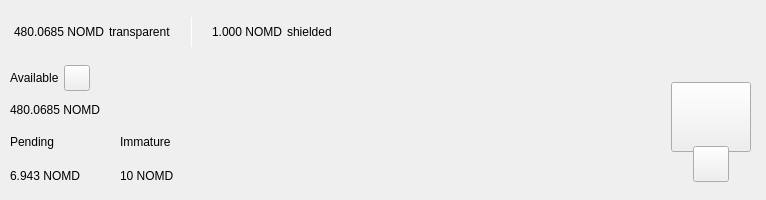
<?xml version="1.0" encoding="UTF-8"?>
<ui version="4.0">
 <class>TopBar</class>
 <widget class="QWidget" name="TopBar">
  <property name="geometry">
   <rect>
    <x>0</x>
    <y>0</y>
    <width>734</width>
    <height>200</height>
   </rect>
  </property>
  <property name="minimumSize">
   <size>
    <width>0</width>
    <height>200</height>
   </size>
  </property>
  <property name="maximumSize">
   <size>
    <width>16777215</width>
    <height>200</height>
   </size>
  </property>
  <property name="windowTitle">
   <string>Form</string>
  </property>
  <layout class="QVBoxLayout" name="verticalLayout_10" stretch="0">
   <property name="spacing">
    <number>0</number>
   </property>
   <property name="leftMargin">
    <number>0</number>
   </property>
   <property name="topMargin">
    <number>0</number>
   </property>
   <property name="rightMargin">
    <number>0</number>
   </property>
   <property name="bottomMargin">
    <number>0</number>
   </property>
   <item>
    <widget class="PFBorderImage" name="containerTop">
     <layout class="QVBoxLayout" name="verticalLayout_11">
      <property name="spacing">
       <number>0</number>
      </property>
      <property name="leftMargin">
       <number>0</number>
      </property>
      <property name="topMargin">
       <number>0</number>
      </property>
      <property name="rightMargin">
       <number>0</number>
      </property>
      <property name="bottomMargin">
       <number>0</number>
      </property>
      <item>
       <widget class="QWidget" name="top_container_2" native="true">
        <property name="minimumSize">
         <size>
          <width>0</width>
          <height>65</height>
         </size>
        </property>
        <layout class="QHBoxLayout" name="top_container">
         <property name="spacing">
          <number>0</number>
         </property>
         <property name="leftMargin">
          <number>14</number>
         </property>
         <property name="topMargin">
          <number>0</number>
         </property>
         <property name="rightMargin">
          <number>14</number>
         </property>
         <property name="bottomMargin">
          <number>0</number>
         </property>
         <item alignment="Qt::AlignVCenter">
          <widget class="QWidget" name="widgetTopAmount" native="true">
           <property name="sizePolicy">
            <sizepolicy hsizetype="Preferred" vsizetype="Maximum">
             <horstretch>0</horstretch>
             <verstretch>0</verstretch>
            </sizepolicy>
           </property>
           <layout class="QHBoxLayout" name="horizontalLayout_5">
            <property name="spacing">
             <number>5</number>
            </property>
            <property name="leftMargin">
             <number>0</number>
            </property>
            <property name="topMargin">
             <number>0</number>
            </property>
            <property name="rightMargin">
             <number>0</number>
            </property>
            <property name="bottomMargin">
             <number>0</number>
            </property>
            <item alignment="Qt::AlignTop">
             <widget class="QLabel" name="labelAmountTopNomd">
              <property name="minimumSize">
               <size>
                <width>0</width>
                <height>36</height>
               </size>
              </property>
              <property name="styleSheet">
               <string notr="true">padding:0px;margin:0px;</string>
              </property>
              <property name="text">
               <string notr="true">480.0685 NOMD</string>
              </property>
             </widget>
            </item>
            <item>
             <widget class="QLabel" name="labelTrans">
              <property name="text">
               <string>transparent</string>
              </property>
             </widget>
            </item>
            <item>
             <spacer name="horizontalSpacer_11">
              <property name="orientation">
               <enum>Qt::Horizontal</enum>
              </property>
              <property name="sizeType">
               <enum>QSizePolicy::Fixed</enum>
              </property>
              <property name="sizeHint" stdset="0">
               <size>
                <width>15</width>
                <height>20</height>
               </size>
              </property>
             </spacer>
            </item>
            <item alignment="Qt::AlignVCenter">
             <widget class="QLabel" name="typeSpacerTop">
              <property name="minimumSize">
               <size>
                <width>1</width>
                <height>30</height>
               </size>
              </property>
              <property name="maximumSize">
               <size>
                <width>1</width>
                <height>30</height>
               </size>
              </property>
              <property name="styleSheet">
               <string notr="true">background-color:white;
padding:0px;
border:none;</string>
              </property>
              <property name="text">
               <string/>
              </property>
             </widget>
            </item>
            <item>
             <spacer name="horizontalSpacer_12">
              <property name="orientation">
               <enum>Qt::Horizontal</enum>
              </property>
              <property name="sizeType">
               <enum>QSizePolicy::Fixed</enum>
              </property>
              <property name="sizeHint" stdset="0">
               <size>
                <width>15</width>
                <height>20</height>
               </size>
              </property>
             </spacer>
            </item>
            <item alignment="Qt::AlignTop">
             <widget class="QLabel" name="labelAmountTopShieldedNomd">
              <property name="minimumSize">
               <size>
                <width>0</width>
                <height>36</height>
               </size>
              </property>
              <property name="text">
               <string notr="true">1.000 NOMD</string>
              </property>
             </widget>
            </item>
            <item>
             <widget class="QLabel" name="labelShield">
              <property name="text">
               <string>shielded</string>
              </property>
             </widget>
            </item>
           </layout>
          </widget>
         </item>
         <item>
          <spacer name="horizontalSpacer">
           <property name="orientation">
            <enum>Qt::Horizontal</enum>
           </property>
           <property name="sizeHint" stdset="0">
            <size>
             <width>40</width>
             <height>20</height>
            </size>
           </property>
          </spacer>
         </item>
         <item>
          <layout class="QHBoxLayout" name="horizontalLayout_4">
           <property name="spacing">
            <number>12</number>
           </property>
           <property name="rightMargin">
            <number>0</number>
           </property>
           <item alignment="Qt::AlignRight">
            <widget class="QWidget" name="layoutSync" native="true">
             <property name="minimumSize">
              <size>
               <width>0</width>
               <height>36</height>
              </size>
             </property>
             <property name="maximumSize">
              <size>
               <width>16777215</width>
               <height>36</height>
              </size>
             </property>
             <layout class="QVBoxLayout" name="verticalLayout_9">
              <property name="leftMargin">
               <number>0</number>
              </property>
              <property name="topMargin">
               <number>0</number>
              </property>
              <property name="rightMargin">
               <number>0</number>
              </property>
              <property name="bottomMargin">
               <number>0</number>
              </property>
              <item>
               <widget class="ExpandableButton" name="pushButtonSync" native="true">
                <property name="minimumSize">
                 <size>
                  <width>36</width>
                  <height>36</height>
                 </size>
                </property>
                <property name="maximumSize">
                 <size>
                  <width>16777215</width>
                  <height>36</height>
                 </size>
                </property>
               </widget>
              </item>
             </layout>
            </widget>
           </item>
           <item>
            <widget class="ExpandableButton" name="pushButtonHDUpgrade" native="true">
             <property name="minimumSize">
              <size>
               <width>36</width>
               <height>36</height>
              </size>
             </property>
            </widget>
           </item>
           <item>
            <widget class="ExpandableButton" name="pushButtonStack" native="true">
             <property name="minimumSize">
              <size>
               <width>36</width>
               <height>36</height>
              </size>
             </property>
            </widget>
           </item>
           <item>
            <widget class="ExpandableButton" name="pushButtonColdStaking" native="true">
             <property name="minimumSize">
              <size>
               <width>36</width>
               <height>36</height>
              </size>
             </property>
            </widget>
           </item>
           <item>
            <widget class="ExpandableButton" name="pushButtonConnection" native="true">
             <property name="minimumSize">
              <size>
               <width>36</width>
               <height>36</height>
              </size>
             </property>
            </widget>
           </item>
           <item>
            <widget class="ExpandableButton" name="pushButtonTor" native="true">
             <property name="minimumSize">
              <size>
               <width>36</width>
               <height>36</height>
              </size>
             </property>
            </widget>
           </item>
           <item>
            <widget class="ExpandableButton" name="pushButtonLock" native="true">
             <property name="sizePolicy">
              <sizepolicy hsizetype="Expanding" vsizetype="Expanding">
               <horstretch>0</horstretch>
               <verstretch>0</verstretch>
              </sizepolicy>
             </property>
             <property name="minimumSize">
              <size>
               <width>36</width>
               <height>0</height>
              </size>
             </property>
            </widget>
           </item>
           <item>
            <widget class="ExpandableButton" name="pushButtonTheme" native="true">
             <property name="minimumSize">
              <size>
               <width>36</width>
               <height>36</height>
              </size>
             </property>
             <property name="maximumSize">
              <size>
               <width>16777215</width>
               <height>36</height>
              </size>
             </property>
            </widget>
           </item>
           <item>
            <widget class="ExpandableButton" name="pushButtonFAQ" native="true">
             <property name="minimumSize">
              <size>
               <width>36</width>
               <height>36</height>
              </size>
             </property>
            </widget>
           </item>
          </layout>
         </item>
        </layout>
       </widget>
      </item>
      <item>
       <widget class="QWidget" name="bottom_container" native="true">
        <property name="minimumSize">
         <size>
          <width>0</width>
          <height>135</height>
         </size>
        </property>
        <layout class="QHBoxLayout" name="botton_container">
         <property name="leftMargin">
          <number>10</number>
         </property>
         <property name="topMargin">
          <number>0</number>
         </property>
         <property name="rightMargin">
          <number>10</number>
         </property>
         <property name="bottomMargin">
          <number>10</number>
         </property>
         <item>
          <layout class="QVBoxLayout" name="verticalLayout_7">
           <property name="spacing">
            <number>0</number>
           </property>
           <property name="leftMargin">
            <number>0</number>
           </property>
           <property name="rightMargin">
            <number>30</number>
           </property>
           <item>
            <layout class="QVBoxLayout" name="verticalLayout_2">
             <item>
              <layout class="QHBoxLayout" name="horizontalLayoutContainerAvailable">
               <property name="spacing">
                <number>5</number>
               </property>
               <item>
                <widget class="QLabel" name="labelTitle1">
                 <property name="text">
                  <string>Available</string>
                 </property>
                </widget>
               </item>
               <item>
                <widget class="QPushButton" name="pushButtonBalanceInfo">
                 <property name="minimumSize">
                  <size>
                   <width>26</width>
                   <height>26</height>
                  </size>
                 </property>
                 <property name="maximumSize">
                  <size>
                   <width>26</width>
                   <height>26</height>
                  </size>
                 </property>
                 <property name="mouseTracking">
                  <bool>true</bool>
                 </property>
                 <property name="focusPolicy">
                  <enum>Qt::NoFocus</enum>
                 </property>
                 <property name="text">
                  <string notr="true"/>
                 </property>
                 <property name="iconSize">
                  <size>
                   <width>24</width>
                   <height>24</height>
                  </size>
                 </property>
                 <property name="shortcut">
                  <string notr="true"/>
                 </property>
                </widget>
               </item>
               <item>
                <spacer name="horizontalSpacer_4">
                 <property name="orientation">
                  <enum>Qt::Horizontal</enum>
                 </property>
                 <property name="sizeType">
                  <enum>QSizePolicy::MinimumExpanding</enum>
                 </property>
                 <property name="sizeHint" stdset="0">
                  <size>
                   <width>20</width>
                   <height>20</height>
                  </size>
                 </property>
                </spacer>
               </item>
              </layout>
             </item>
             <item>
              <widget class="QLabel" name="labelAmountNomd">
               <property name="text">
                <string notr="true">480.0685 NOMD</string>
               </property>
              </widget>
             </item>
            </layout>
           </item>
           <item>
            <widget class="QWidget" name="container_imm_pend" native="true">
             <layout class="QHBoxLayout" name="horizontalLayout_2">
              <property name="spacing">
               <number>0</number>
              </property>
              <property name="leftMargin">
               <number>0</number>
              </property>
              <property name="topMargin">
               <number>0</number>
              </property>
              <property name="rightMargin">
               <number>0</number>
              </property>
              <property name="bottomMargin">
               <number>0</number>
              </property>
              <item alignment="Qt::AlignLeft">
               <widget class="QWidget" name="container_pending" native="true">
                <property name="sizePolicy">
                 <sizepolicy hsizetype="Minimum" vsizetype="Preferred">
                  <horstretch>0</horstretch>
                  <verstretch>0</verstretch>
                 </sizepolicy>
                </property>
                <layout class="QVBoxLayout" name="verticalLayout_3">
                 <property name="leftMargin">
                  <number>0</number>
                 </property>
                 <property name="topMargin">
                  <number>0</number>
                 </property>
                 <property name="rightMargin">
                  <number>0</number>
                 </property>
                 <property name="bottomMargin">
                  <number>0</number>
                 </property>
                 <item>
                  <widget class="QLabel" name="labelTitle3">
                   <property name="text">
                    <string>Pending</string>
                   </property>
                  </widget>
                 </item>
                 <item>
                  <widget class="QLabel" name="labelPendingNomd">
                   <property name="text">
                    <string notr="true">6.943 NOMD</string>
                   </property>
                  </widget>
                 </item>
                </layout>
               </widget>
              </item>
              <item>
               <spacer name="horizontalSpacer_3">
                <property name="orientation">
                 <enum>Qt::Horizontal</enum>
                </property>
                <property name="sizeType">
                 <enum>QSizePolicy::Fixed</enum>
                </property>
                <property name="sizeHint" stdset="0">
                 <size>
                  <width>40</width>
                  <height>20</height>
                 </size>
                </property>
               </spacer>
              </item>
              <item alignment="Qt::AlignLeft">
               <widget class="QWidget" name="container_immature" native="true">
                <property name="sizePolicy">
                 <sizepolicy hsizetype="Minimum" vsizetype="Preferred">
                  <horstretch>0</horstretch>
                  <verstretch>0</verstretch>
                 </sizepolicy>
                </property>
                <layout class="QVBoxLayout" name="verticalLayout_4">
                 <property name="leftMargin">
                  <number>0</number>
                 </property>
                 <property name="topMargin">
                  <number>0</number>
                 </property>
                 <property name="rightMargin">
                  <number>0</number>
                 </property>
                 <property name="bottomMargin">
                  <number>0</number>
                 </property>
                 <item>
                  <widget class="QLabel" name="labelTitle4">
                   <property name="text">
                    <string>Immature</string>
                   </property>
                  </widget>
                 </item>
                 <item>
                  <widget class="QLabel" name="labelImmatureNomd">
                   <property name="text">
                    <string notr="true">10 NOMD</string>
                   </property>
                  </widget>
                 </item>
                </layout>
               </widget>
              </item>
              <item>
               <spacer name="horizontalSpacer_5">
                <property name="orientation">
                 <enum>Qt::Horizontal</enum>
                </property>
                <property name="sizeHint" stdset="0">
                 <size>
                  <width>40</width>
                  <height>20</height>
                 </size>
                </property>
               </spacer>
              </item>
             </layout>
            </widget>
           </item>
          </layout>
         </item>
         <item>
          <spacer name="horizontalSpacer_2">
           <property name="orientation">
            <enum>Qt::Horizontal</enum>
           </property>
           <property name="sizeHint" stdset="0">
            <size>
             <width>40</width>
             <height>20</height>
            </size>
           </property>
          </spacer>
         </item>
         <item alignment="Qt::AlignHCenter|Qt::AlignVCenter">
          <widget class="QWidget" name="qrContainer" native="true">
           <property name="sizePolicy">
            <sizepolicy hsizetype="Preferred" vsizetype="Minimum">
             <horstretch>0</horstretch>
             <verstretch>0</verstretch>
            </sizepolicy>
           </property>
           <property name="minimumSize">
            <size>
             <width>90</width>
             <height>110</height>
            </size>
           </property>
           <property name="maximumSize">
            <size>
             <width>90</width>
             <height>110</height>
            </size>
           </property>
           <layout class="QVBoxLayout" name="containerQR">
            <property name="spacing">
             <number>0</number>
            </property>
            <property name="leftMargin">
             <number>5</number>
            </property>
            <property name="topMargin">
             <number>10</number>
            </property>
            <property name="rightMargin">
             <number>5</number>
            </property>
            <property name="bottomMargin">
             <number>0</number>
            </property>
            <item>
             <widget class="QPushButton" name="btnQr">
              <property name="minimumSize">
               <size>
                <width>70</width>
                <height>70</height>
               </size>
              </property>
              <property name="maximumSize">
               <size>
                <width>16777215</width>
                <height>70</height>
               </size>
              </property>
              <property name="focusPolicy">
               <enum>Qt::NoFocus</enum>
              </property>
              <property name="text">
               <string/>
              </property>
              <property name="iconSize">
               <size>
                <width>70</width>
                <height>70</height>
               </size>
              </property>
             </widget>
            </item>
            <item>
             <spacer name="verticalSpacer">
              <property name="orientation">
               <enum>Qt::Vertical</enum>
              </property>
              <property name="sizeType">
               <enum>QSizePolicy::Fixed</enum>
              </property>
              <property name="sizeHint" stdset="0">
               <size>
                <width>20</width>
                <height>20</height>
               </size>
              </property>
             </spacer>
            </item>
            <item alignment="Qt::AlignHCenter|Qt::AlignBottom">
             <widget class="QPushButton" name="pushButtonQR">
              <property name="minimumSize">
               <size>
                <width>36</width>
                <height>36</height>
               </size>
              </property>
              <property name="maximumSize">
               <size>
                <width>36</width>
                <height>36</height>
               </size>
              </property>
              <property name="focusPolicy">
               <enum>Qt::NoFocus</enum>
              </property>
              <property name="text">
               <string/>
              </property>
             </widget>
            </item>
           </layout>
          </widget>
         </item>
        </layout>
       </widget>
      </item>
     </layout>
    </widget>
   </item>
  </layout>
 </widget>
 <customwidgets>
  <customwidget>
   <class>ExpandableButton</class>
   <extends>QWidget</extends>
   <header>qt/nomadic/expandablebutton.h</header>
   <container>1</container>
  </customwidget>
  <customwidget>
   <class>PFBorderImage</class>
   <extends>QFrame</extends>
   <header>qt/nomadic/pfborderimage.h</header>
   <container>1</container>
  </customwidget>
 </customwidgets>
 <resources/>
 <connections/>
</ui>
